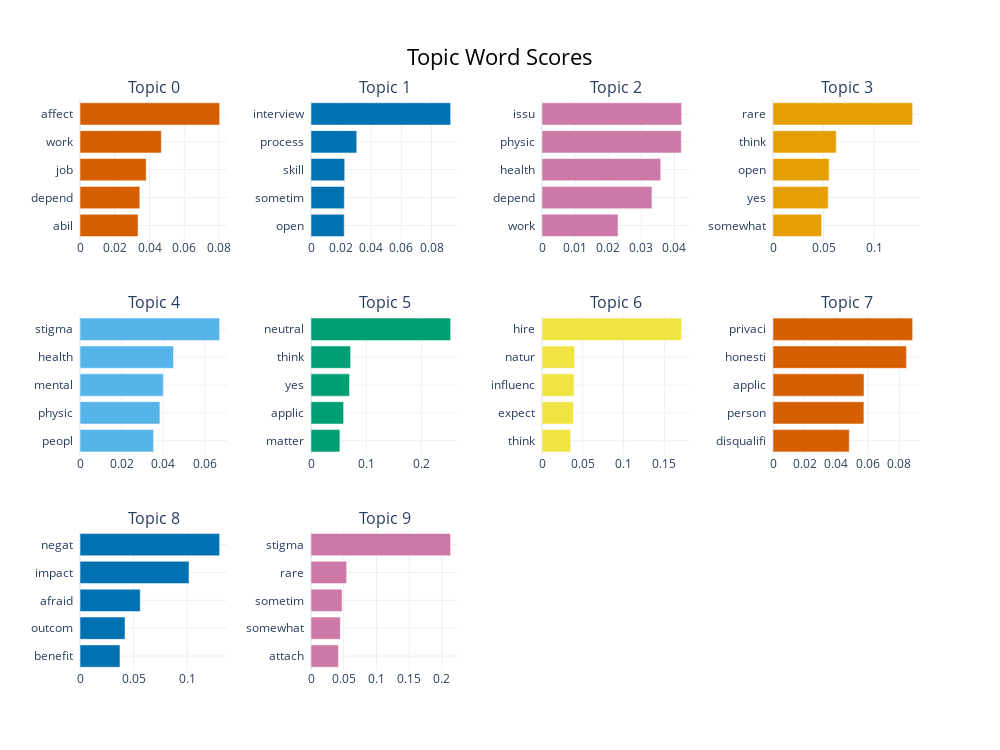

Source (notebook cell):
### Code cell
topic_model.visualize_barchart(top_n_topics=10)

### Figure 1 — Plotly figure (JSON) as saved in the notebook; plotly's stock layout.template omitted (floating-point values rounded to 4 significant figures)
{"data": [{"marker": {"color": "#D55E00"}, "orientation": "h", "type": "bar", "x": [0.03337, 0.03439, 0.03806, 0.04677, 0.08031], "xaxis": "x", "y": ["abil  ", "depend  ", "job  ", "work  ", "affect  "], "yaxis": "y"}, {"marker": {"color": "#0072B2"}, "orientation": "h", "type": "bar", "x": [0.02204, 0.02212, 0.02236, 0.03035, 0.09267], "xaxis": "x2", "y": ["open  ", "sometim  ", "skill  ", "process  ", "interview  "], "yaxis": "y2"}, {"marker": {"color": "#CC79A7"}, "orientation": "h", "type": "bar", "x": [0.02296, 0.03322, 0.03587, 0.04208, 0.04219], "xaxis": "x3", "y": ["work  ", "depend  ", "health  ", "physic  ", "issu  "], "yaxis": "y3"}, {"marker": {"color": "#E69F00"}, "orientation": "h", "type": "bar", "x": [0.04809, 0.05464, 0.05556, 0.06259, 0.1382], "xaxis": "x4", "y": ["somewhat  ", "yes  ", "open  ", "think  ", "rare  "], "yaxis": "y4"}, {"marker": {"color": "#56B4E9"}, "orientation": "h", "type": "bar", "x": [0.03539, 0.03843, 0.04005, 0.04495, 0.06715], "xaxis": "x5", "y": ["peopl  ", "physic  ", "mental  ", "health  ", "stigma  "], "yaxis": "y5"}, {"marker": {"color": "#009E73"}, "orientation": "h", "type": "bar", "x": [0.05235, 0.05906, 0.06976, 0.07176, 0.2529], "xaxis": "x6", "y": ["matter  ", "applic  ", "yes  ", "think  ", "neutral  "], "yaxis": "y6"}, {"marker": {"color": "#F0E442"}, "orientation": "h", "type": "bar", "x": [0.03515, 0.03858, 0.03929, 0.03995, 0.1711], "xaxis": "x7", "y": ["think  ", "expect  ", "influenc  ", "natur  ", "hire  "], "yaxis": "y7"}, {"marker": {"color": "#D55E00"}, "orientation": "h", "type": "bar", "x": [0.04825, 0.05753, 0.0576, 0.08444, 0.08837], "xaxis": "x8", "y": ["disqualifi  ", "person  ", "applic  ", "honesti  ", "privaci  "], "yaxis": "y8"}, {"marker": {"color": "#0072B2"}, "orientation": "h", "type": "bar", "x": [0.03729, 0.04197, 0.05619, 0.1017, 0.1302], "xaxis": "x9", "y": ["benefit  ", "outcom  ", "afraid  ", "impact  ", "negat  "], "yaxis": "y9"}, {"marker": {"color": "#CC79A7"}, "orientation": "h", "type": "bar", "x": [0.04204, 0.04489, 0.04753, 0.05453, 0.2134], "xaxis": "x10", "y": ["attach  ", "somewhat  ", "sometim  ", "rare  ", "stigma  "], "yaxis": "y10"}], "layout": {"annotations": [{"font": {"size": 16}, "showarrow": false, "text": "Topic 0", "x": 0.0875, "xanchor": "center", "xref": "paper", "y": 1, "yanchor": "bottom", "yref": "paper"}, {"font": {"size": 16}, "showarrow": false, "text": "Topic 1", "x": 0.3625, "xanchor": "center", "xref": "paper", "y": 1, "yanchor": "bottom", "yref": "paper"}, {"font": {"size": 16}, "showarrow": false, "text": "Topic 2", "x": 0.6375, "xanchor": "center", "xref": "paper", "y": 1, "yanchor": "bottom", "yref": "paper"}, {"font": {"size": 16}, "showarrow": false, "text": "Topic 3", "x": 0.9125, "xanchor": "center", "xref": "paper", "y": 1, "yanchor": "bottom", "yref": "paper"}, {"font": {"size": 16}, "showarrow": false, "text": "Topic 4", "x": 0.0875, "xanchor": "center", "xref": "paper", "y": 0.6222, "yanchor": "bottom", "yref": "paper"}, {"font": {"size": 16}, "showarrow": false, "text": "Topic 5", "x": 0.3625, "xanchor": "center", "xref": "paper", "y": 0.6222, "yanchor": "bottom", "yref": "paper"}, {"font": {"size": 16}, "showarrow": false, "text": "Topic 6", "x": 0.6375, "xanchor": "center", "xref": "paper", "y": 0.6222, "yanchor": "bottom", "yref": "paper"}, {"font": {"size": 16}, "showarrow": false, "text": "Topic 7", "x": 0.9125, "xanchor": "center", "xref": "paper", "y": 0.6222, "yanchor": "bottom", "yref": "paper"}, {"font": {"size": 16}, "showarrow": false, "text": "Topic 8", "x": 0.0875, "xanchor": "center", "xref": "paper", "y": 0.2444, "yanchor": "bottom", "yref": "paper"}, {"font": {"size": 16}, "showarrow": false, "text": "Topic 9", "x": 0.3625, "xanchor": "center", "xref": "paper", "y": 0.2444, "yanchor": "bottom", "yref": "paper"}], "height": 750, "hoverlabel": {"bgcolor": "white", "font": {"family": "Rockwell", "size": 16}}, "showlegend": false, "title": {"font": {"color": "Black", "size": 22}, "text": "Topic Word Scores", "x": 0.5, "xanchor": "center", "yanchor": "top"}, "width": 1000, "xaxis": {"anchor": "y", "domain": [0, 0.175], "showgrid": true}, "xaxis10": {"anchor": "y10", "domain": [0.275, 0.45], "showgrid": true}, "xaxis11": {"anchor": "y11", "domain": [0.55, 0.725], "showgrid": true}, "xaxis12": {"anchor": "y12", "domain": [0.825, 1], "showgrid": true}, "xaxis2": {"anchor": "y2", "domain": [0.275, 0.45], "showgrid": true}, "xaxis3": {"anchor": "y3", "domain": [0.55, 0.725], "showgrid": true}, "xaxis4": {"anchor": "y4", "domain": [0.825, 1], "showgrid": true}, "xaxis5": {"anchor": "y5", "domain": [0, 0.175], "showgrid": true}, "xaxis6": {"anchor": "y6", "domain": [0.275, 0.45], "showgrid": true}, "xaxis7": {"anchor": "y7", "domain": [0.55, 0.725], "showgrid": true}, "xaxis8": {"anchor": "y8", "domain": [0.825, 1], "showgrid": true}, "xaxis9": {"anchor": "y9", "domain": [0, 0.175], "showgrid": true}, "yaxis": {"anchor": "x", "domain": [0.7556, 1], "showgrid": true}, "yaxis10": {"anchor": "x10", "domain": [0, 0.2444], "showgrid": true}, "yaxis11": {"anchor": "x11", "domain": [0, 0.2444], "showgrid": true}, "yaxis12": {"anchor": "x12", "domain": [0, 0.2444], "showgrid": true}, "yaxis2": {"anchor": "x2", "domain": [0.7556, 1], "showgrid": true}, "yaxis3": {"anchor": "x3", "domain": [0.7556, 1], "showgrid": true}, "yaxis4": {"anchor": "x4", "domain": [0.7556, 1], "showgrid": true}, "yaxis5": {"anchor": "x5", "domain": [0.3778, 0.6222], "showgrid": true}, "yaxis6": {"anchor": "x6", "domain": [0.3778, 0.6222], "showgrid": true}, "yaxis7": {"anchor": "x7", "domain": [0.3778, 0.6222], "showgrid": true}, "yaxis8": {"anchor": "x8", "domain": [0.3778, 0.6222], "showgrid": true}, "yaxis9": {"anchor": "x9", "domain": [0, 0.2444], "showgrid": true}}}
